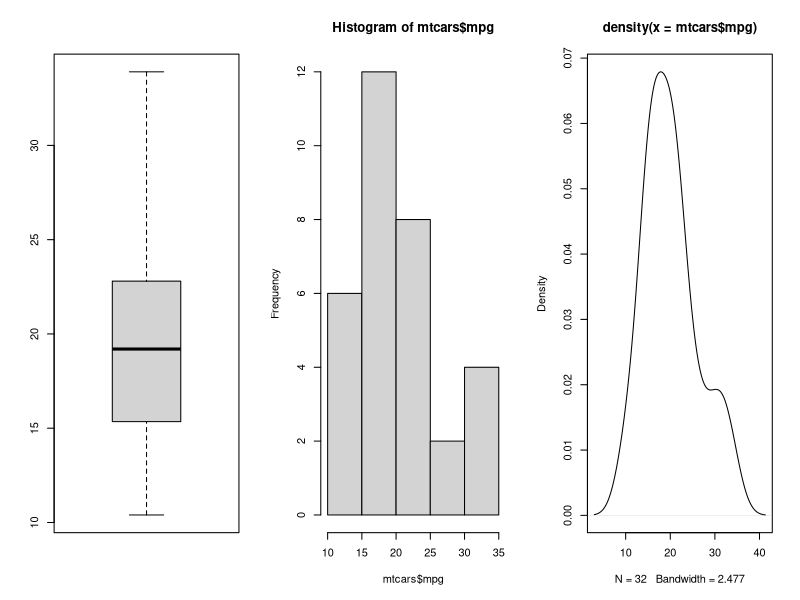

This figure's R source:
head(mtcars)

Mode <- function(x){
  ux <- unique(x)
  ux[which.max(tabulate(match(x,ux)))]
}

mean(mtcars$mpg);
median(mtcars$mpg);
Mode(mtcars$mpg);
range(mtcars$mpg);
sd(mtcars$mpg);
var(mtcars$mpg);
table(mtcars$cyl)

par(mfrow=c(1,3))
boxplot(mtcars$mpg);hist(mtcars$mpg);plot(density(mtcars$mpg))

#calculation
n = 12
p = 1/5
q = 1-(1/5)
mean = n*p
var = n*p*q
help(dbinom)
#Method 1
dbinom(0,12,0.2)+dbinom(1,12,0.2)+dbinom(2,12,0.2)+dbinom(3,12,0.2)+dbinom(4,12,0.2)
dbinom(0:4,12,0.2)
#Method 2
pbinom(4,12,0.2)

ppois(16,lambda = 12,lower.tail = FALSE)
pexp
#Method 1
1-pnorm(84,72,15)

#Method 2
pnorm(84,72,15,lower.tail = F)

#dbinom is probablity mass function and pbinom is cumulative distribution function.

